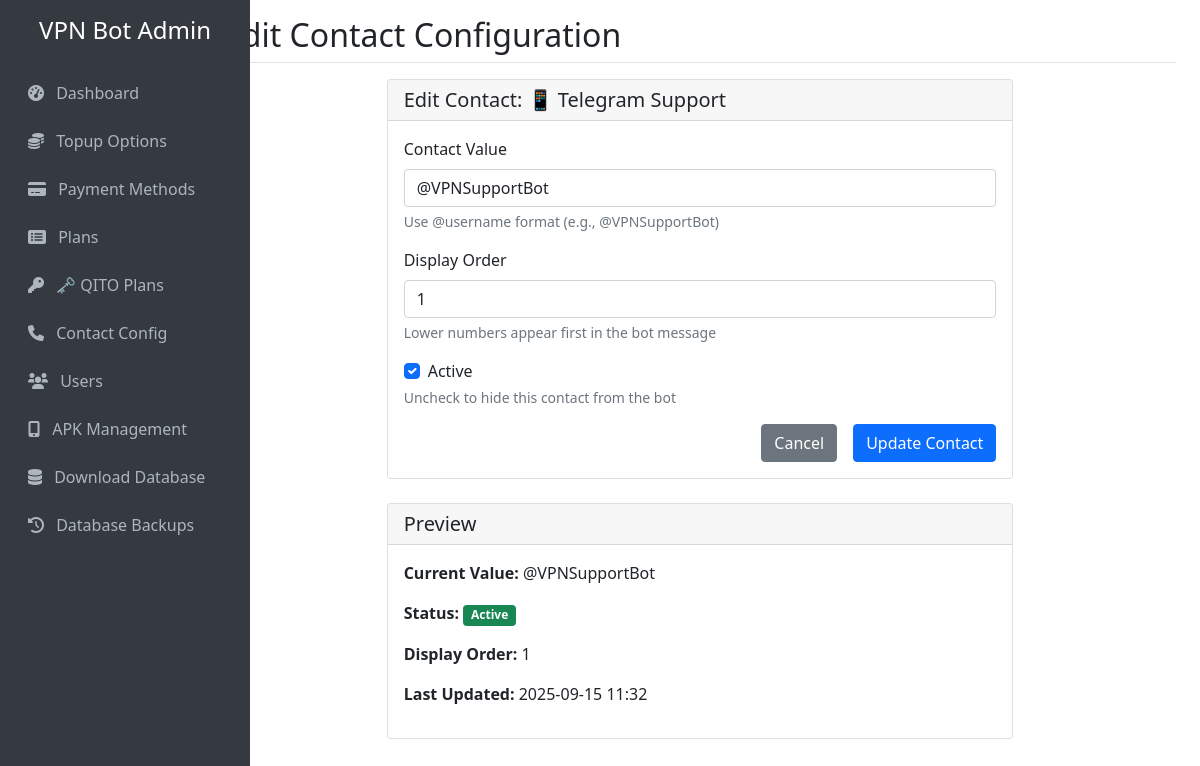
Screenshot of /contact/edit/1 with the database file from the repository.
### tables this page shows
CREATE TABLE contact_config (
            id INTEGER PRIMARY KEY AUTOINCREMENT,
            contact_type TEXT NOT NULL UNIQUE,
            contact_value TEXT NOT NULL,
            is_active BOOLEAN DEFAULT 1,
            display_order INTEGER DEFAULT 0,
            created_at TIMESTAMP DEFAULT CURRENT_TIMESTAMP,
            updated_at TIMESTAMP DEFAULT CURRENT_TIMESTAMP
        );

### web_admin.py (the view, shortened to what this page needs)
@app.route('/contact/edit/<int:contact_id>', methods=['GET', 'POST'])
def edit_contact(contact_id):
    contacts = get_contact_config()
    contact = next((c for c in contacts if c[0] == contact_id), None)
    if contact is None:
        flash('Contact configuration not found!', 'error')
        return redirect(url_for('contact_management'))
    return render_template('edit_contact.html', contact=contact)

### database.py (called while the page is built)
def get_contact_config():
    conn = sqlite3.connect(DB_FILE)
    cursor = conn.cursor()
    cursor.execute('''
        SELECT id, contact_type, contact_value, is_active, display_order, created_at, updated_at
        FROM contact_config
        ORDER BY display_order ASC, contact_type ASC
    ''')
    contacts = cursor.fetchall()
    conn.close()
    return contacts

### templates/edit_contact.html (shortened to what this page needs)
{% extends "base.html" %}
{% block page_title %}Edit Contact Configuration{% endblock %}
{% block content %}
<div class="row justify-content-center">
    <div class="col-md-8">
        <div class="card">
            <div class="card-header">
                <h5 class="card-title mb-0">
                    Edit Contact:
                    {% if contact[1] == 'telegram' %}
                        📱 Telegram Support
                    {% elif contact[1] == 'telegram_admin' %}
                        👤 Admin Contact
                    {% elif contact[1] == 'email' %}
                        📧 Email
                    {% elif contact[1] == 'phone' %}
                        📞 Phone
                    {% elif contact[1] == 'website' %}
                        🌐 Website
                    {% elif contact[1] == 'response_time' %}
                        ⏰ Response Time
                    {% elif contact[1] == 'business_hours' %}
                        🕒 Business Hours
                    {% else %}
                        {{ contact[1].title() }}
                    {% endif %}
                </h5>
            </div>
            <div class="card-body">
                <form method="POST">
                    <div class="mb-3">
                        <label for="contact_value" class="form-label">Contact Value</label>
                        <input type="text" class="form-control" id="contact_value" name="contact_value"
                               value="{{ contact[2] }}" required>
                        <div class="form-text">
                            {% if contact[1] == 'telegram' or contact[1] == 'telegram_admin' %}
                                Use @username format (e.g., @VPNSupportBot)
                            {% elif contact[1] == 'email' %}
                                Enter email address (e.g., support@vpnservice.com)
                            {% elif contact[1] == 'phone' %}
                                Enter phone number (e.g., +95-XXX-XXX-XXXX)
                            {% elif contact[1] == 'website' %}
                                Enter full URL (e.g., https://vpnservice.com)
                            {% elif contact[1] == 'response_time' %}
                                Enter response time (e.g., Within 2 hours)
                            {% elif contact[1] == 'business_hours' %}
                                Enter business hours (e.g., Monday - Friday: 9:00 AM - 6:00 PM)
                            {% else %}
                                Enter the contact information
                            {% endif %}
                        </div>
                    </div>
                    <div class="mb-3">
                        <label for="display_order" class="form-label">Display Order</label>
                        <input type="number" class="form-control" id="display_order" name="display_order"
                               value="{{ contact[4] }}" min="0" max="100">
                        <div class="form-text">Lower numbers appear first in the bot message</div>
                    </div>
                    <div class="mb-3">
                        <div class="form-check">
                            <input class="form-check-input" type="checkbox" id="is_active" name="is_active"
                                   {% if contact[3] %}checked{% endif %}>
                            <label class="form-check-label" for="is_active">
                                Active
                            </label>
                        </div>
                        <div class="form-text">Uncheck to hide this contact from the bot</div>
                    </div>
                    <div class="d-grid gap-2 d-md-flex justify-content-md-end">
                        <a href="{{ url_for('contact_management') }}" class="btn btn-secondary me-md-2">Cancel</a>
                        <button type="submit" class="btn btn-primary">Update Contact</button>
                    </div>
                </form>
            </div>
        </div>
        <div class="card mt-4">
            <div class="card-header">
                <h5 class="card-title mb-0">Preview</h5>
            </div>
            <div class="card-body">
                <p><strong>Current Value:</strong> {{ contact[2] }}</p>
                <p><strong>Status:</strong>
                    {% if contact[3] %}
                        <span class="badge bg-success">Active</span>
                    {% else %}
                        <span class="badge bg-secondary">Inactive</span>
                    {% endif %}
                </p>
                <p><strong>Display Order:</strong> {{ contact[4] }}</p>
                <p><strong>Last Updated:</strong> {{ contact[6][:16] if contact[6] else 'Never' }}</p>
            </div>
        </div>
    </div>
</div>
{% endblock %}

### rows the page displays
contact_config: contact_value "@VPNSupportBot", display_order "1", is_active "☑", updated_at "2025-09-15 11:32"
